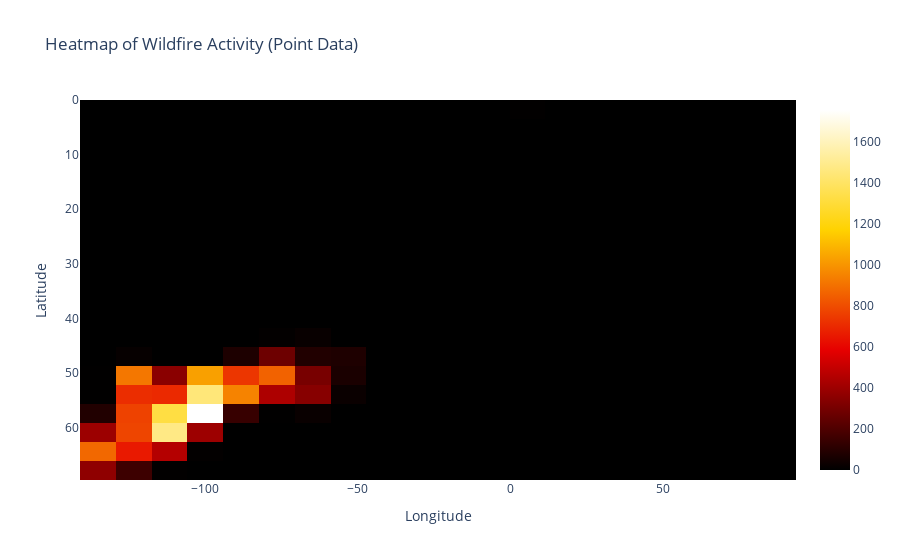

The notebook cell saved with this chart:
### Markdown cell above
# Where are the hotspots of wildfire activity?
## Spatial Analysis
Visualization: Heatmap displaying the density of wildfires across different regions.

### Code cell
import plotly.graph_objects as go

# Define the latitude and longitude ranges
min_lat = db.ForestFirePoints.find_one(sort=[("LATITUDE", 1)])['LATITUDE']
max_lat = db.ForestFirePoints.find_one(sort=[("LATITUDE", -1)])['LATITUDE']
min_lon = db.ForestFirePoints.find_one(sort=[("LONGITUDE", 1)])['LONGITUDE']
max_lon = db.ForestFirePoints.find_one(sort=[("LONGITUDE", -1)])['LONGITUDE']

num_lat_bins = 20
num_lon_bins = 20

lat_range = np.linspace(min_lat, max_lat, num=num_lat_bins+1)
lon_range = np.linspace(min_lon, max_lon, num=num_lon_bins+1)

# Calculate the size of each grid cell
lat_step = lat_range[1] - lat_range[0]
lon_step = lon_range[1] - lon_range[0]

# Initialize an array to store the count of wildfires in each grid cell
fire_count = np.zeros((num_lat_bins, num_lon_bins))

# Iterate over the wildfires and increment the count in the corresponding grid cell
for fire in db.ForestFirePoints.find():
    lat_index = int((fire['LATITUDE'] - min_lat) // lat_step)
    lon_index = int((fire['LONGITUDE'] - min_lon) // lon_step)
    if 0 <= lat_index < num_lat_bins and 0 <= lon_index < num_lon_bins:
        fire_count[lat_index, lon_index] += 1

# Create the heatmap using Plotly
fig = go.Figure(data=go.Heatmap(
    z=fire_count,
    x=lon_range,
    y=lat_range,
    colorscale='hot'))

# Update layout
fig.update_layout(
    title='Heatmap of Wildfire Activity (Point Data)',
    xaxis_title='Longitude',
    yaxis_title='Latitude',
    yaxis_autorange='reversed')

# Show the plot
fig.show()

### Figure 1 — Plotly figure (JSON) as saved in the notebook; plotly's stock layout.template omitted (floating-point values rounded to 4 significant figures; data arrays with more than 128 entries replaced by an {"elided": "..."} marker saying what was removed)
{"data": [{"colorscale": [[0, "rgb(0,0,0)"], [0.3333, "rgb(230,0,0)"], [0.6667, "rgb(255,210,0)"], [1, "rgb(255,255,255)"]], "type": "heatmap", "x": [-141, -129.3, -117.6, -105.8, -94.11, -82.38, -70.66, -58.94, -47.21, -35.49, -23.77, -12.05, -0.3223, 11.4, 23.12, 34.85, 46.57, 58.29, 70.02, 81.74, 93.46], "y": [0, 3.48, 6.96, 10.44, 13.92, 17.4, 20.88, 24.36, 27.84, 31.32, 34.8, 38.28, 41.76, 45.24, 48.72, 52.2, 55.68, 59.16, 62.64, 66.12, 69.6], "z": {"elided": "20x20 int values"}}], "layout": {"title": {"text": "Heatmap of Wildfire Activity (Point Data)"}, "xaxis": {"title": {"text": "Longitude"}}, "yaxis": {"autorange": "reversed", "title": {"text": "Latitude"}}}}
